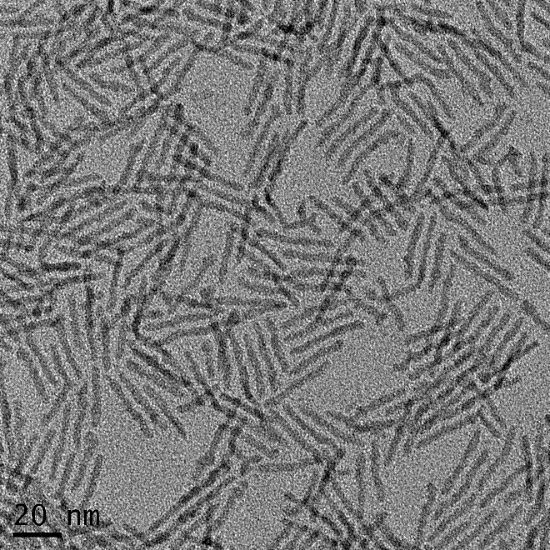
#> input picture data/curated/s2_A_starting_rods.png, 550 x 550 px
$ python prepare_paper_dataset.py
#> lines starting #> are read from the running program, lines starting #| are printed output that depends on the picture
### src/tem_rods/scale_bar.py
"""
Scale Bar Detector — automatically find the scale bar in a TEM image
=====================================================================

Published TEM figures usually place a dark or bright horizontal scale bar near
the bottom of the micrograph. This file finds the thin bar line (not the
"200 nm" label text), estimates pixel length, and optionally reads the nm
value from the label or filename.
"""

from __future__ import annotations

import re
from dataclasses import dataclass
from pathlib import Path

import numpy as np
from PIL import Image
from skimage.measure import label, regionprops

from tem_rods.calibrate import (
    nm_per_pixel_from_cal_text,
    nm_per_pixel_from_scale_bar,
    validate_nm_per_pixel,
)
from tem_rods.preprocess import detect_bottom_info_banner


@dataclass(frozen=True)
class ScaleBarDetection:
    """Result of automatic scale bar detection."""

    bar_pixels: float
    bar_nm: float
    nm_per_pixel: float
    bbox: tuple[int, int, int, int]
    confidence: float = 1.0
    polarity: str = "dark"  # "dark" or "bright"
    in_info_banner: bool = False


def detect_scale_bar(
    image_path: str | Path,
    *,
    scale_bar_nm: float | None = None,
    search_bottom_fraction: float = 0.25,
    search_left_fraction: float = 0.55,
    max_dark_value: float | None = None,
    min_bright_value: float | None = None,
    max_bar_height_px: int = 8,
    min_bar_width_px: int = 18,
    min_bar_aspect: float = 6.0,
    bbox_pad_px: int = 8,
    prefer: str = "auto",
) -> ScaleBarDetection:
    """
    Detect a thin horizontal scale bar in a TEM micrograph.

    Paper figures usually place a dark or bright bar near the bottom-left.
    AMT/Gatan camera exports put the bar in a white info strip at the bottom;
    that strip is searched at full width (including gray anti-aliased lines)
    before particle analysis crops it away. Pass ``scale_bar_nm`` with the
    printed label value (e.g. 50).
    """
#> called with scale_bar_nm = 20, search_bottom_fraction = 0.22, search_left_fraction = 0.4, max_dark_value = 60, max_bar_height_px = 8, min_bar_width_px = 18, min_bar_aspect = 6, bbox_pad_px = 8
    image_path = Path(image_path)
    im = np.array(Image.open(image_path).convert("L"), dtype=float)
    if im.max() > 1.5:
        im = im / 255.0

    h, w = im.shape
    banner_row = detect_bottom_info_banner(im)

    # AMT/Gatan footers put the 50 nm line in the white strip — often gray
    # (not pure black) and not in the bottom-left corner. Measure it there
    # *before* the strip is cropped for particle finding.
    if banner_row is not None and prefer in ("auto", "dark"):
        run_hit = _detect_dark_bar_by_runs(
            im[banner_row:],
            row_offset=banner_row,
            image_width=w,
            min_bar_width_px=min_bar_width_px,
        )
        if run_hit is not None:
            bar_pixels, bbox, polarity = run_hit
            bar_nm = scale_bar_nm
            if bar_nm is None:
                bar_nm = _parse_scale_bar_nm(image_path, im, bbox)
            if bar_nm is None:
                raise ValueError(
                    f"Could not determine scale bar length in nm for {image_path}. "
                    "Pass scale_bar_nm or use a filename like sample_200nm.png."
                )
            nm_per_pixel = validate_nm_per_pixel(
                validate_scale_bar_calibration(
                    bar_pixels,
                    bar_nm,
                    image_width=w,
                    max_bar_fraction=0.60,
                )
            )
            confidence = min(1.0, bar_pixels / min_bar_width_px / 3.0)
            return ScaleBarDetection(
                bar_pixels=bar_pixels,
                bar_nm=bar_nm,
                nm_per_pixel=nm_per_pixel,
                bbox=bbox,
                confidence=confidence,
                polarity=polarity,
                in_info_banner=True,
            )

    if banner_row is not None:
        # Instrument overlays put the scale bar in a full-width info strip.
        row_start = banner_row
        roi = im[row_start:, :]
    else:
        row_start = int(h * (1.0 - search_bottom_fraction))
        col_end = int(w * search_left_fraction)
        roi = im[row_start:, :col_end]

    dark_threshold = max_dark_value if max_dark_value is not None else (0.45 if banner_row is not None else 0.25)
    if max_dark_value is not None and max_dark_value > 1.5:
        dark_threshold = max_dark_value / 255.0
    bright_threshold = min_bright_value if min_bright_value is not None else 0.85
    if min_bright_value is not None and min_bright_value > 1.5:
        bright_threshold = min_bright_value / 255.0

    search_plan: list[tuple[str, np.ndarray]] = []
    if prefer in ("auto", "dark"):
        search_plan.append(("dark", roi < dark_threshold))
    if prefer in ("auto", "bright"):
        search_plan.append(("bright", roi > bright_threshold))
    if prefer == "bright":
        search_plan = [("bright", roi > bright_threshold), ("dark", roi < dark_threshold)]

    max_width_frac = 0.60 if banner_row is not None else 0.4
    candidates: list[tuple[float, object, float, str]] = []
    for polarity, binary in search_plan:
        for score, region, bar_width in _horizontal_bar_candidates(
            binary,
            row_start=row_start,
            image_width=w,
            max_bar_height_px=16 if banner_row is not None else max_bar_height_px,
            min_bar_width_px=min_bar_width_px,
            min_bar_aspect=min_bar_aspect,
            max_width_fraction=max_width_frac,
        ):
            # Prefer longer, thinner bars slightly in the lower part of the ROI.
            candidates.append((score, region, bar_width, polarity))

    if not candidates:
        raise ValueError(f"Could not detect scale bar in {image_path}")

    _, best_region, bar_pixels, polarity = max(candidates, key=lambda item: item[0])
    min_row, min_col, max_row, max_col = best_region.bbox
    bbox = (
        max(0, row_start + min_row - bbox_pad_px),
        max(0, min_col - bbox_pad_px),
        min(h, row_start + max_row + bbox_pad_px),
        min(w, max_col + bbox_pad_px),
    )

    bar_nm = scale_bar_nm
    if bar_nm is None:
        bar_nm = _parse_scale_bar_nm(image_path, im, bbox)
    if bar_nm is None:
        raise ValueError(
            f"Could not determine scale bar length in nm for {image_path}. "
            "Pass scale_bar_nm or use a filename like sample_200nm.png."
        )

    nm_per_pixel = validate_nm_per_pixel(
        validate_scale_bar_calibration(bar_pixels, bar_nm, image_width=w)
    )
    confidence = min(1.0, bar_pixels / min_bar_width_px / 3.0)

    return ScaleBarDetection(
        bar_pixels=bar_pixels,
        bar_nm=bar_nm,
        nm_per_pixel=nm_per_pixel,
        bbox=bbox,
        confidence=confidence,
        polarity=polarity,
        in_info_banner=banner_row is not None,
    )


def _horizontal_bar_candidates(
    binary: np.ndarray,
    *,
    row_start: int,
    image_width: int,
    max_bar_height_px: int,
    min_bar_width_px: int,
    min_bar_aspect: float,
    max_width_fraction: float = 0.4,
) -> list[tuple[float, object, float]]:
    labels = label(binary)
    candidates: list[tuple[float, object, float]] = []

    for region in regionprops(labels):
        min_row, min_col, max_row, max_col = region.bbox
        height = max_row - min_row
        width = max_col - min_col
        if height > max_bar_height_px:
            continue
        if width < min_bar_width_px:
            continue
        if width / max(height, 1) < min_bar_aspect:
            continue
        if width > image_width * max_width_fraction:
            continue

        row_scores = []
        for rel_row in range(min_row, max_row):
            row = binary[rel_row]
            dark = np.where(row)[0]
            if len(dark) < min_bar_width_px:
                continue
            breaks = np.where(np.diff(dark) > 2)[0]
            starts = [0] + (breaks + 1).tolist()
            ends = breaks.tolist() + [len(dark) - 1]
            row_scores.append(max(float(dark[end] - dark[start]) for start, end in zip(starts, ends)))

        bar_width = float(np.median(row_scores)) if row_scores else float(width)
        if bar_width < min_bar_width_px:
            continue

        abs_row = row_start + (min_row + max_row) / 2.0
        score = bar_width + 0.25 * abs_row + 0.02 * (width / max(height, 1))
        candidates.append((score, region, bar_width))

    return candidates


# [72 lines left out: functions _longest_true_run, _detect_dark_bar_by_runs, not called in this run]


def detect_scale_bar_pixels(
    image_path: str | Path,
    *,
    scale_bar_nm: float = 20.0,
    search_bottom_fraction: float = 0.22,
    search_left_fraction: float = 0.4,
    max_dark_value: float = 60.0,
) -> tuple[float, float]:
    """
    Backward-compatible helper returning (scale_bar_pixels, nm_per_pixel).
    """
    detection = detect_scale_bar(
        image_path,
        scale_bar_nm=scale_bar_nm,
        search_bottom_fraction=search_bottom_fraction,
        search_left_fraction=search_left_fraction,
        max_dark_value=max_dark_value,
    )
    return detection.bar_pixels, detection.nm_per_pixel


# [158 lines left out: functions validate_scale_bar_calibration, _parse_scale_bar_nm, _nm_from_filename, _ocr_scale_bar_nm, parse_embedded_nm_per_pixel, _tiff_text_blobs and 1 more, not called in this run]

### src/tem_rods/preprocess.py
"""
Image Preprocessor — clean up a TEM image before particle detection
=====================================================================

Microscopy images often have uneven brightness and noise. This file normalizes
contrast and applies a gentle blur so the segmentation step can find particles
more reliably without chasing every speck of grain.
"""

from __future__ import annotations

import numpy as np
from skimage import exposure, filters


# [58 lines left out: functions preprocess, crop_white_margins, not called in this run]


def detect_bottom_info_banner(
    image: np.ndarray,
    *,
    bright_threshold: float = 0.82,
    min_bright_fraction: float = 0.50,
    min_height_fraction: float = 0.04,
    max_height_fraction: float = 0.35,
    min_height_px: int = 10,
    min_banner_median: float = 0.80,
) -> int | None:
    """
    Find a bright instrument info bar glued to the bottom of a TEM micrograph.

    AMT/Gatan exports burn in a white strip with filename, ``50 nm`` scale bar,
    and ``Cal: … µm/pix``. Those rows are mostly white but not *entirely* white
    (because of black text), so :func:`crop_white_margins` leaves them in place.

    Returns the first row of the banner, or ``None`` if none is found.
    """
#> called with bright_threshold = 0.82, min_bright_fraction = 0.5, min_height_fraction = 0.04, max_height_fraction = 0.35, min_height_px = 10, min_banner_median = 0.8
    img = np.asarray(image, dtype=np.float64)
    if img.ndim != 2 or img.size == 0:
        return None
    if img.max() > 1.5:
        img = img / 255.0

    h, _w = img.shape
    max_h = max(min_height_px, int(round(h * max_height_fraction)))
    min_h = max(min_height_px, int(round(h * min_height_fraction)))
    if h < min_h + 8:
        return None

    # Median stays high even when a row has black filename/Cal text.
    row_median = np.median(img, axis=1)
#> row_median = 550 values, max 0.537 at index 0, min 0.4 at index 22, mean 0.47
    bright_frac = (img >= bright_threshold).mean(axis=1)
#> bright_frac = 550 values, max 0.02 at index 25, min 0 at index 12, mean 0.00541
    start = h
    row = h - 1
    while row >= h - max_h and (
        row_median[row] >= min_banner_median or bright_frac[row] >= min_bright_fraction
    ):
        start = row
        row -= 1
#> this loop made 0 passes
#> after the loop, row = 549

    banner_h = h - start
    if banner_h < min_h:
        return None
    banner_med = float(np.median(img[start:]))
    if banner_med < min_banner_median:
        return None
    # Require a darker micrograph just above the strip (relative drop, not
    # an absolute cutoff — light carbon films are often ~0.7–0.85).
    above = img[max(0, start - 12) : start]
    if above.size and banner_med - float(np.median(above)) < 0.06:
        return None
    return start


# [6 lines left out: function crop_bottom_info_banner, not called in this run]

### src/tem_rods/presets.py
"""
Image Presets — tuned AnalysisConfig bundles for common TEM figure types
=========================================================================

Use presets when images differ in scale bar size, density, or export format
(Enright SI panels vs screenshots vs large sparse cluster micrographs).
"""

from __future__ import annotations

from dataclasses import dataclass

from tem_rods.models import AnalysisConfig, AnalysisMode, ThresholdMode


@dataclass(frozen=True)
class ImagePreset:
    name: str
    config: AnalysisConfig
    default_scale_bar_nm: float | None = None
    description: str = ""


PRESETS: dict[str, ImagePreset] = {
    "enright_rods": ImagePreset(
        name="enright_rods",
        description="Dense Enright SI nanorod panels (20 nm scale bar).",
        default_scale_bar_nm=20.0,
        config=AnalysisConfig(
            min_particle_area_px=110,
            min_eccentricity_rod=0.82,
            min_aspect_ratio_rod=1.38,
            max_eccentricity_dot=0.72,
            max_aspect_ratio_dot=1.28,
            promote_borderline_rejects=True,
            borderline_min_eccentricity=0.75,
            borderline_min_aspect_ratio=1.30,
            # Splitting Enright clusters often creates short fragments; keep off for SI panels.
            split_touching_particles=False,
            split_min_area_px=520,
            split_min_width_px=24.0,
            split_watershed_min_distance=5,
            split_max_aspect_ratio=4.5,
            mask_bottom_fraction=0.10,
            use_scale_bar_bbox_mask=False,
            fill_holes=True,
            threshold_mode=ThresholdMode.OTSU,
            crop_margins=False,
            show_rejected_on_overlay=True,
            write_segmentation_debug=False,
            analysis_mode=AnalysisMode.RODS,
        ),
    ),
    "dots_only": ImagePreset(
        name="dots_only",
        description="Spherical quantum dots / round nanoparticles only.",
        default_scale_bar_nm=20.0,
        config=AnalysisConfig(
            min_particle_area_px=80,
            max_eccentricity_dot=0.78,
            max_aspect_ratio_dot=1.35,
            min_eccentricity_rod=0.90,
            min_aspect_ratio_rod=1.8,
            split_touching_particles=False,
            mask_bottom_fraction=0.10,
            threshold_mode=ThresholdMode.OTSU,
            show_rejected_on_overlay=True,
            write_segmentation_debug=False,
            analysis_mode=AnalysisMode.DOTS,
        ),
    ),
    "screenshot": ImagePreset(
        name="screenshot",
        description="Paper figure screenshots with white margins.",
        default_scale_bar_nm=20.0,
        config=AnalysisConfig(
            min_particle_area_px=80,
            split_touching_particles=True,
            split_min_area_px=400,
            mask_bottom_fraction=0.12,
            use_scale_bar_bbox_mask=False,
            threshold_mode=ThresholdMode.PERCENTILE,
            crop_margins=True,
            gaussian_sigma=1.0,
        ),
    ),
    "sparse_cluster": ImagePreset(
        name="sparse_cluster",
        description="Large sparse cluster images with labeled scale bars (e.g. 200 nm).",
        default_scale_bar_nm=200.0,
        config=AnalysisConfig(
            min_particle_area_px=300,
            split_touching_particles=False,
            mask_bottom_fraction=0.12,
            use_scale_bar_bbox_mask=True,
            expected_scale_bar_nm=200.0,
            fill_holes=True,
            morphology_closing_radius=2,
            threshold_mode=ThresholdMode.LOCAL,
            crop_margins=False,
            min_local_contrast=0.02,
            gaussian_sigma=1.5,
            local_threshold_block_size=51,
            analysis_mode=AnalysisMode.RODS,
        ),
    ),
}

_DENSE_RODS_50NM_CONFIG = AnalysisConfig(
    min_particle_area_px=200,
    min_eccentricity_rod=0.86,
    min_aspect_ratio_rod=1.60,
    split_touching_particles=False,
    split_min_area_px=800,
    mask_bottom_fraction=0.15,
    use_scale_bar_bbox_mask=True,
    expected_scale_bar_nm=50.0,
    fill_holes=True,
    morphology_closing_radius=1,
    threshold_mode=ThresholdMode.DARK,
    gaussian_sigma=2.0,
    min_local_contrast=0.08,
    min_darkness=0.12,
    min_solidity=0.52,
    min_extent=0.20,
    min_length_nm=8.0,
    max_length_nm=32.0,
    min_width_nm=2.0,
    max_width_nm=9.0,
    analysis_mode=AnalysisMode.RODS,
    show_rejected_on_overlay=False,
)

PRESETS["dense_rods_50nm"] = ImagePreset(
    name="dense_rods_50nm",
    description="Dense nanorod fields (~50 nm scale bar); only dark particles, not film grain.",
    default_scale_bar_nm=50.0,
    config=_DENSE_RODS_50NM_CONFIG,
)
PRESETS["dense_rods"] = ImagePreset(
    name="dense_rods",
    description="Alias for dense_rods_50nm (dense fields, hole-filling enabled).",
    default_scale_bar_nm=50.0,
    config=_DENSE_RODS_50NM_CONFIG,
)


def get_preset(name: str) -> ImagePreset:
    key = name.lower().replace("-", "_")
    if key not in PRESETS:
        known = ", ".join(sorted(PRESETS))
        raise ValueError(f"Unknown preset {name!r}. Choose from: {known}")
    return PRESETS[key]

### scripts/prepare_paper_dataset.py
#!/usr/bin/env python3
"""
Prepare Paper Dataset — build curated images and validation tables
===================================================================

This script copies the three Figure S2 TEM panels from raw extracted PDF images,
detects each scale bar, runs the analysis pipeline, and writes calibration CSVs
plus a comparison table showing how our measurements match the published paper.
"""

from __future__ import annotations

import shutil
from pathlib import Path

import pandas as pd

from tem_rods.models import AnalysisConfig, ParticleClass
from tem_rods.pipeline import analyze_image, print_summary
from tem_rods.scale_bar import detect_scale_bar_pixels

# Mapped by comparing tuned pipeline means to Enright 2018 SI Figure S2 stats.
PANELS = [
    {
        "source": "c8qm00056e1_p03_img03.png",
        "curated": "s2_A_starting_rods.png",
        "figure": "S2A",
        "paper_length_nm": 27.6,
        "paper_width_nm": 2.9,
    },
    {
        "source": "c8qm00056e1_p03_img02.png",
        "curated": "s2_B_30min.png",
        "figure": "S2B",
        "paper_length_nm": 44.4,
        "paper_width_nm": 4.4,
    },
    {
        "source": "c8qm00056e1_p03_img04.png",
        "curated": "s2_D_65min.png",
        "figure": "S2D",
        "paper_length_nm": 99.3,
        "paper_width_nm": 5.9,
    },
]

from tem_rods.presets import get_preset

# Enright SI Figure S2 — use the tuned preset (orange rejects + cluster splitting).
CONFIG = get_preset("enright_rods").config


def main() -> None:
    repo = Path(__file__).resolve().parents[1]
    raw_dir = repo / "data" / "raw"
    curated_dir = repo / "data" / "curated"
    labels_dir = repo / "data" / "labels"
    out_dir = repo / "outputs" / "validation"
    curated_dir.mkdir(parents=True, exist_ok=True)
    labels_dir.mkdir(parents=True, exist_ok=True)
    out_dir.mkdir(parents=True, exist_ok=True)

    cal_rows = []
    label_rows = []
    validation_rows = []

    for panel in PANELS:
        src = raw_dir / panel["source"]
        dst = curated_dir / panel["curated"]
        shutil.copy2(src, dst)

        bar_px, nm_per_px = detect_scale_bar_pixels(dst)
#> in detect_scale_bar, `roi = im[row_start:, :col_end]`:
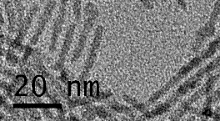
#> roi: shape (121, 220) float64; min 0, max 0.988, mean 0.474
#> in detect_scale_bar, `dark_threshold = max_dark_value if max_dark_value is not None else (0...`: dark_threshold = 60
#> in detect_scale_bar, `max_width_frac = 0.60 if banner_row is not None else 0.4`: max_width_frac = 0.4
#> the loop in detect_scale_bar, `for polarity, binary in search_plan:` made 2 passes
#> polarity on passes 1 to 2: 'dark', 'bright'
#> pass 1, in _horizontal_bar_candidates, `labels = label(binary)`:
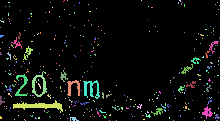
#> labels: shape (121, 220) int32; 347 distinct labels, from 0 to 346; one colour per label, 0 black
#> pass 2, in _horizontal_bar_candidates (call 2), `labels = label(binary)`:
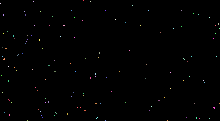
#> labels: shape (121, 220) int32; 129 distinct labels, from 0 to 128; one colour per label, 0 black
#> after the loop in detect_scale_bar, `for polarity, binary in search_plan:`: candidates = []
        cal_rows.append(
            {
                "filename": panel["curated"],
                "scale_bar_nm": 20,
                "scale_bar_pixels": round(bar_px, 1),
                "nm_per_pixel": round(nm_per_px, 4),
                "source_figure": panel["figure"],
                "paper_length_nm": panel["paper_length_nm"],
                "paper_width_nm": panel["paper_width_nm"],
                "notes": "Enright 2018 SI (c8qm00056e)",
            }
        )

        result = analyze_image(dst, nm_per_px, output_dir=out_dir, config=CONFIG)
        print_summary(result)

        rods = [p for p in result.particles if p.particle_class == ParticleClass.ROD]
        for p in rods:
            label_rows.append(
                {
                    "particle_id": p.particle_id,
                    "image": panel["curated"],
                    "class": p.particle_class.value,
                    "length_nm": round(p.length_nm, 2),
                    "width_nm": round(p.width_nm, 2),
                    "notes": "semi_auto_tuned_pipeline",
                }
            )

        if rods:
            mean_l = sum(p.length_nm for p in rods) / len(rods)
            mean_w = sum(p.width_nm for p in rods) / len(rods)
        else:
            mean_l = mean_w = float("nan")

        validation_rows.append(
            {
                "image": panel["curated"],
                "figure": panel["figure"],
                "paper_length_nm": panel["paper_length_nm"],
                "paper_width_nm": panel["paper_width_nm"],
                "pipeline_length_nm": round(mean_l, 1),
                "pipeline_width_nm": round(mean_w, 1),
                "length_error_pct": round(
                    100 * (mean_l - panel["paper_length_nm"]) / panel["paper_length_nm"], 1
                ),
                "width_error_pct": round(
                    100 * (mean_w - panel["paper_width_nm"]) / panel["paper_width_nm"], 1
                ),
                "n_rods": len(rods),
            }
        )

    pd.DataFrame(cal_rows).to_csv(repo / "data" / "calibration.csv", index=False)
    pd.DataFrame(label_rows).to_csv(labels_dir / "manual_v1.csv", index=False)
    pd.DataFrame(validation_rows).to_csv(out_dir / "paper_comparison.csv", index=False)

    print(f"\nWrote {repo / 'data/calibration.csv'}")
    print(f"Wrote {labels_dir / 'manual_v1.csv'} ({len(label_rows)} rod entries)")
    print(f"Wrote {out_dir / 'paper_comparison.csv'}")


if __name__ == "__main__":
#> (the run stopped early here; a loop or call above may not have finished)
